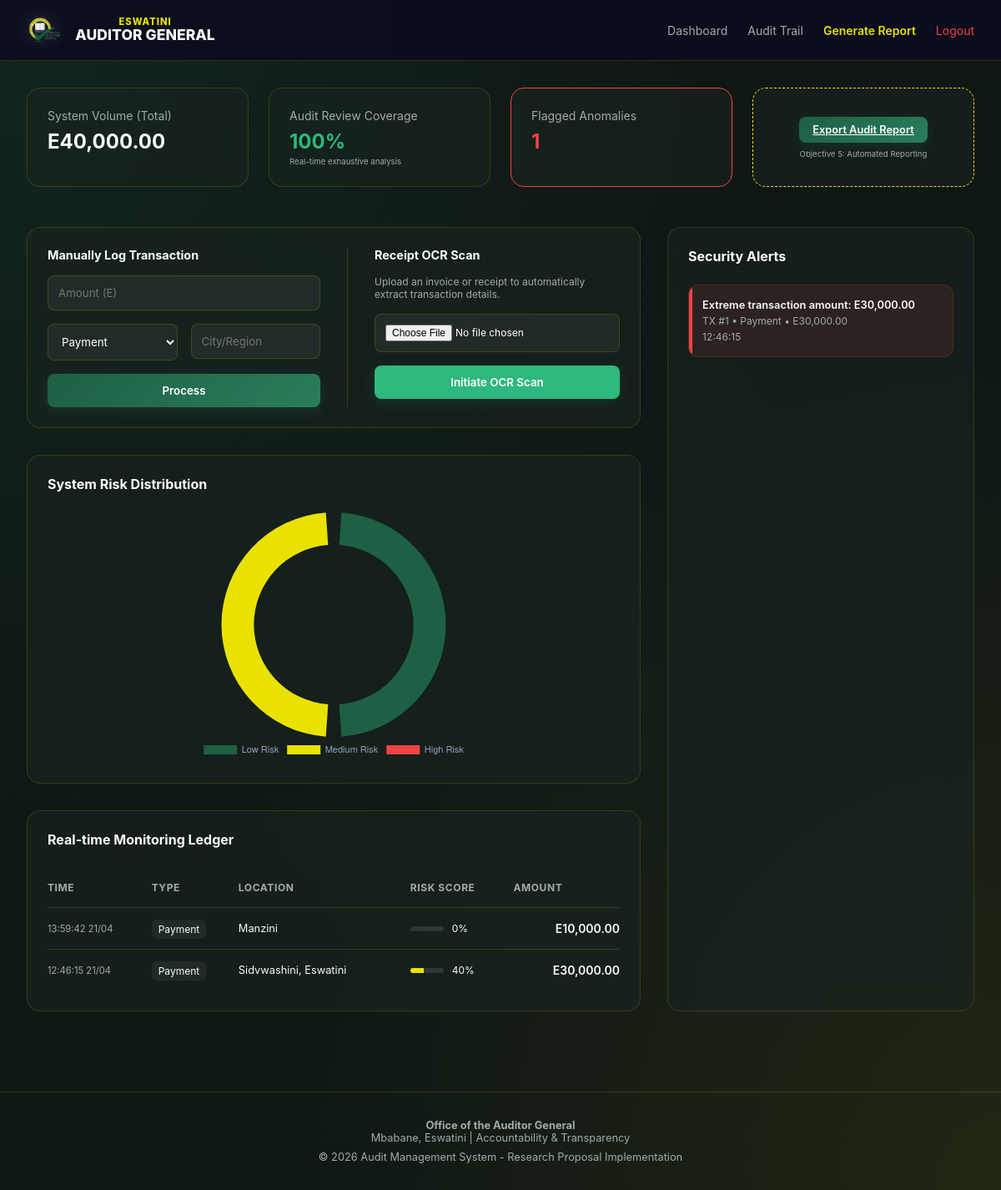
Screenshot of / (signed in) with the database file from the repository.
### models.py (models this page shows)
class Transaction(db.Model):
    id = db.Column(db.Integer, primary_key=True)
    user_id = db.Column(db.Integer, db.ForeignKey('user.id'), nullable=False)
    amount = db.Column(db.Float, nullable=False)
    type = db.Column(db.String(50), nullable=False)
    timestamp = db.Column(db.DateTime, default=datetime.utcnow)
    location = db.Column(db.String(100))
    ip_address = db.Column(db.String(45))
    risk_score = db.Column(db.Float, default=0.0) # 0 to 100
    is_anomaly = db.Column(db.Boolean, default=False)
    detection_method = db.Column(db.String(50)) # AI, Rule-based, Hybrid
    alerts = db.relationship('Alert', backref='transaction', lazy=True)

class Alert(db.Model):
    id = db.Column(db.Integer, primary_key=True)
    transaction_id = db.Column(db.Integer, db.ForeignKey('transaction.id'), nullable=False)
    reason = db.Column(db.String(200), nullable=False)
    severity = db.Column(db.String(20)) # Low, Medium, High
    status = db.Column(db.String(20), default='Open') # Open, Resolved, Flagged
    timestamp = db.Column(db.DateTime, default=datetime.utcnow)
    resolution_notes = db.Column(db.Text)

### app.py (the view)
@app.route('/')
@login_required
def index():
    total_vol = db.session.query(db.func.sum(Transaction.amount)).scalar() or 0
    active_alerts = Alert.query.filter_by(status='Open').count()
    total_txs = Transaction.query.count()
    risk_data = {
        'Low': Transaction.query.filter(Transaction.risk_score < 30).count(),
        'Medium': Transaction.query.filter(Transaction.risk_score.between(30, 70)).count(),
        'High': Transaction.query.filter(Transaction.risk_score > 70).count()
    }
    transactions = Transaction.query.order_by(Transaction.timestamp.desc()).limit(10).all()
    alerts = Alert.query.order_by(Alert.timestamp.desc()).limit(5).all()
    return render_template('index.html',
                           stats={'total_volume': total_vol, 'active_alerts': active_alerts, 'total_txs': total_txs},
                           risk_data=risk_data,
                           transactions=transactions,
                           alerts=alerts)

### app.py (called while the page is built)
@login_manager.user_loader
def load_user(user_id):
    return User.query.get(int(user_id))

### templates/index.html (shortened to what this page needs)
{% extends "layout.html" %}
{% block content %}
<div class="stats-grid">
    <div class="stat-card">
        <p class="stat-label">System Volume (Total)</p>
        <p class="stat-value">E{{ "{:,.2f}".format(stats.total_volume) }}</p>
    </div>
    <div class="stat-card">
        <p class="stat-label">Audit Review Coverage</p>
        <p class="stat-value" style="color: var(--accent-green);">100%</p>
        <p style="font-size: 0.6rem; color: var(--text-secondary); margin-top: 4px;">Real-time exhaustive analysis</p>
    </div>
    <div class="stat-card" style="border-color: var(--accent-red);">
        <p class="stat-label">Flagged Anomalies</p>
        <p class="stat-value" style="color: var(--accent-red);">{{ stats.active_alerts }}</p>
    </div>
    {% if current_user.role in ['Admin', 'Auditor'] %}
    <div class="stat-card" style="display: flex; flex-direction: column; justify-content: center; align-items: center; border-style: dashed; border-color: var(--accent-secondary);">
        <a href="{{ url_for('generate_report') }}" class="btn-primary" style="margin-top: 0; padding: 0.5rem 1rem; width: auto; font-size: 0.8rem;">
            Export Audit Report
        </a>
        <p style="font-size: 0.6rem; color: var(--text-secondary); margin-top: 8px;">Objective 5: Automated Reporting</p>
    </div>
    {% endif %}
</div>
<div class="dashboard-grid">
    <div class="main-column">
        <div class="glass-panel" style="margin-bottom: 2rem; display: grid; grid-template-columns: 1fr 1fr; gap: 2rem;">
            <div>
                <h3 style="margin-bottom: 1rem; font-size: 0.9rem;">Manually Log Transaction</h3>
                <form action="/process_transaction" method="POST">
                    <div class="form-group">
                        <input type="number" step="0.01" name="amount" placeholder="Amount (E)" required>
                    </div>
                    <div style="display: grid; grid-template-columns: 1fr 1fr; gap: 1rem;">
                        <div class="form-group">
                            <select name="type">
                                <option value="Payment">Payment</option>
                            </select>
                        </div>
                        <div class="form-group">
                            <input type="text" name="location" placeholder="City/Region">
                        </div>
                    </div>
                    <button type="submit" class="btn-primary" style="margin-top:0;">Process</button>
                </form>
            </div>
            <div style="border-left: 1px solid var(--border-color); padding-left: 2rem;">
                <h3 style="margin-bottom: 1rem; font-size: 0.9rem;">Receipt OCR Scan</h3>
                <p style="font-size: 0.75rem; color: var(--text-secondary); margin-bottom: 1rem;">
                    Upload an invoice or receipt to automatically extract transaction details.
                </p>
                <form action="/scan_receipt" method="POST" enctype="multipart/form-data">
                    <div class="form-group">
                        <input type="file" name="receipt" style="font-size: 0.75rem;">
                    </div>
                    <button type="submit" class="btn-primary" style="background: var(--accent-green); margin-top:0;">Initiate OCR Scan</button>
                </form>
            </div>
        </div>
        <div class="glass-panel" style="margin-bottom: 2rem;">
            <h3 style="margin-bottom: 1.5rem; font-size: 1rem;">System Risk Distribution</h3>
            <div class="chart-container">
                <canvas id="riskChart"></canvas>
            </div>
        </div>
        <div class="glass-panel">
            <h3 style="margin-bottom: 1.5rem; font-size: 1rem;">Real-time Monitoring Ledger</h3>
            <table>
                <thead>
                    <tr>
                        <th>Time</th>
                        <th>Type</th>
                        <th>Location</th>
                        <th>Risk Score</th>
                        <th>Amount</th>
                    </tr>
                </thead>
                <tbody>
                    {% for t in transactions %}
                    <tr>
                        <td style="font-size: 0.7rem; color: var(--text-secondary);">{{ t.timestamp.strftime('%H:%M:%S %d/%m') }}</td>
                        <td><span class="type">{{ t.type }}</span></td>
                        <td style="font-size: 0.8rem;">{{ t.location }}</td>
                        <td>
                            <div style="display: flex; align-items: center; gap: 10px;">
                                <div style="width: 40px; height: 6px; background: rgba(255,255,255,0.1); border-radius: 3px; overflow: hidden;">
                                    <div style="width: {{ t.risk_score }}%; height: 100%; background: {% if t.risk_score > 70 %}var(--accent-red){% elif t.risk_score > 30 %}var(--accent-secondary){% else %}var(--accent-primary){% endif %};"></div>
                                </div>
                                <span style="font-size: 0.75rem;">{{ t.risk_score | int }}%</span>
                            </div>
                        </td>
                        <td class="amount" style="text-align: right;">E{{ "{:,.2f}".format(t.amount) }}</td>
                    </tr>
                    {% endfor %}
                </tbody>
            </table>
        </div>
    </div>
    <div class="alert-column">
        <div class="glass-panel" style="height: 100%;">
            <h3 style="margin-bottom: 1.5rem; font-size: 1rem;">Security Alerts</h3>
            {% for a in alerts %}
            <div class="alert-item severity-{{ a.severity }}">
                <div class="alert-reason" style="font-size: 0.8rem;">{{ a.reason }}</div>
                <div class="alert-meta">
                    TX #{{ a.transaction_id }} • {{ a.transaction.type }} • E{{ "{:,.2f}".format(a.transaction.amount) }}
                </div>
                <div class="alert-meta" style="margin-top: 4px;">{{ a.timestamp.strftime('%H:%M:%S') }}</div>
            </div>
            {% endfor %}
        </div>
    </div>
</div>
<script>
    const ctx = document.getElementById('riskChart').getContext('2d');
    new Chart(ctx, {
        type: 'doughnut',
        data: {
            labels: ['Low Risk', 'Medium Risk', 'High Risk'],
            datasets: [{
                data: [{{ risk_data.Low }}, {{ risk_data.Medium }}, {{ risk_data.High }}],
                backgroundColor: ['#1e6044', '#e9e200', '#ef4444'],
                borderWidth: 0,
                spacing: 10
            }]
        },
        options: {
            responsive: true,
            maintainAspectRatio: false,
            plugins: {
                legend: {
                    position: 'bottom',
                    labels: { color: '#94a3b8', font: { size: 11 } }
                }
            },
            cutout: '70%'
        }
    });
</script>
{% endblock %}

### static/css/style.css (style rules this page uses)
:root { --bg-color: #0f1715; --card-bg: rgba(25, 35, 32, 0.7); --accent-primary: #1e6044; --accent-secondary: #e9e200; --accent-red: #ef4444; --accent-green: #2db87d; --text-primary: #f8fafc; --text-secondary: #a0acab; --border-color: rgba(233, 226, 0, 0.15); --glass-blur: blur(16px); }
* { margin: 0; padding: 0; box-sizing: border-box; font-family: 'Inter', system-ui, -apple-system, sans-serif; }
body { background: var(--bg-color); background-image: radial-gradient(at 0% 0%, rgba(30, 96, 68, 0.2) 0, transparent 50%), radial-gradient(at 100% 100%, rgba(233, 226, 0, 0.08) 0, transparent 50%), radial-gradient(at 50% 50%, rgba(30, 96, 68, 0.05) 0, transparent 50%); color: var(--text-primary); min-height: 100vh; padding: 0; }
.stats-grid { display: grid; grid-template-columns: repeat(auto-fit, minmax(250px, 1fr)); gap: 1.5rem; margin-bottom: 3rem; }
.stat-card { background: var(--card-bg); backdrop-filter: var(--glass-blur); border: 1px solid var(--border-color); padding: 1.5rem; border-radius: 1rem; transition: transform 0.3s ease; }
.stat-label { color: var(--text-secondary); font-size: 0.875rem; margin-bottom: 0.5rem; }
.stat-value { font-size: 1.5rem; font-weight: 700; }
.dashboard-grid { display: grid; grid-template-columns: 2fr 1fr; gap: 2rem; }
.glass-panel { background: var(--card-bg); backdrop-filter: var(--glass-blur); border: 1px solid var(--border-color); border-radius: 1rem; padding: 1.5rem; }
table { width: 100%; border-collapse: collapse; }
th { text-align: left; color: var(--text-secondary); font-size: 0.75rem; text-transform: uppercase; letter-spacing: 0.05em; padding: 1rem 0; }
td { padding: 1rem 0; border-top: 1px solid var(--border-color); font-size: 0.875rem; }
.amount { font-weight: 600; }
.type { padding: 0.25rem 0.5rem; border-radius: 0.375rem; background: rgba(255,255,255,0.05); font-size: 0.75rem; }
.alert-item { padding: 1rem; border-radius: 0.75rem; background: rgba(239, 68, 68, 0.1); border: 1px solid rgba(239, 68, 68, 0.2); margin-bottom: 1rem; position: relative; overflow: hidden; }
.alert-item::before { content: ''; position: absolute; left: 0; top: 0; bottom: 0; width: 4px; background: var(--accent-red); }
.alert-reason { font-weight: 600; font-size: 0.875rem; margin-bottom: 0.25rem; }
.alert-meta { font-size: 0.75rem; color: var(--text-secondary); }
.form-group { margin-bottom: 1rem; }
input, select { width: 100%; background: rgba(255,255,255,0.05); border: 1px solid var(--border-color); padding: 0.75rem; border-radius: 0.5rem; color: #fff; outline: none; }
.btn-primary { background: linear-gradient(135deg, var(--accent-primary), #2a7d5a); color: #fff; border: none; padding: 0.75rem; border-radius: 0.5rem; width: 100%; font-weight: 600; cursor: pointer; margin-top: 1rem; transition: all 0.3s cubic-bezier(0.4, 0, 0.2, 1); box-shadow: 0 4px 15px rgba(30, 96, 68, 0.3); }
.alert-item { animation: fadeIn 0.4s ease-out; }
.chart-container { height: 300px; position: relative; }

### rows the page displays
Transaction: timestamp "13:59:42 21/04", type "Payment", location "Manzini", risk_score "0", amount "10,000.00"
Transaction: timestamp "12:46:15 21/04", type "Payment", location "Sidvwashini, Eswatini", risk_score "40", amount "30,000.00", transaction.amount "30,000.00"
Alert: reason "Extreme transaction amount: E30,000.00", transaction_id "1", transaction.type "Payment", timestamp "12:46:15"

### other values shown
{{ "{:,.2f}".format(stats.total_volume) }} "40,000.00"
{{ stats.active_alerts }} "1"
chart data {{ risk_data.Low }} 1
chart data {{ risk_data.Medium }} 1
chart data {{ risk_data.High }} 0
